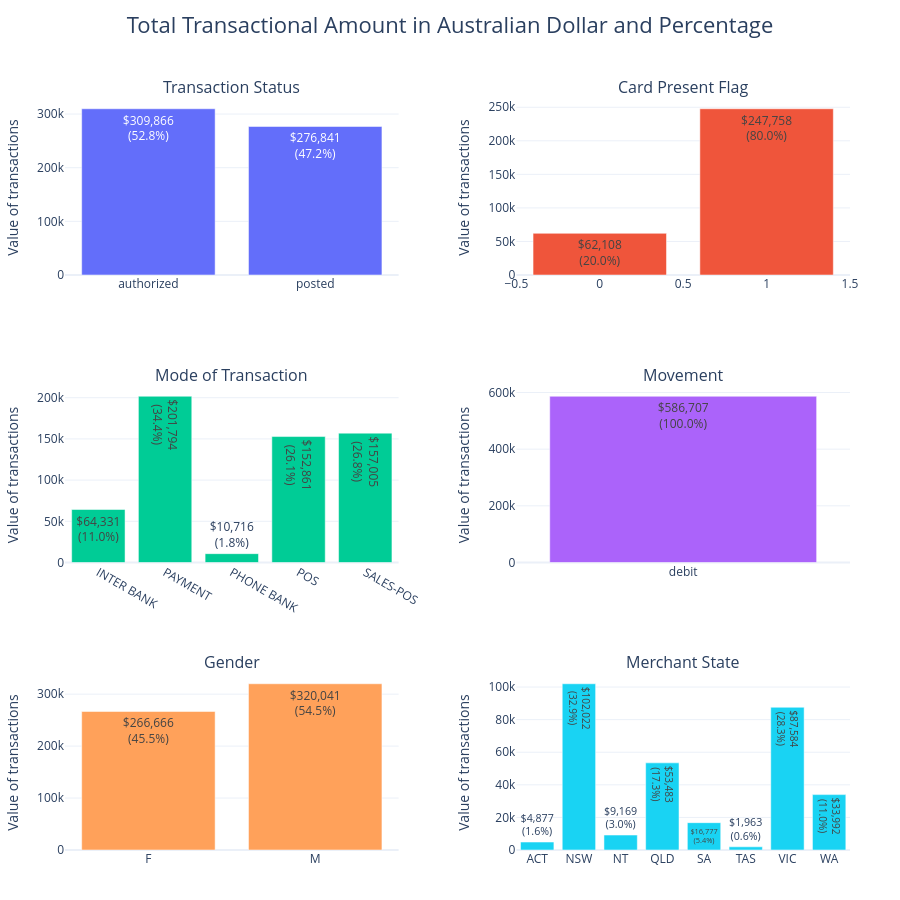

The notebook cell this image was saved under:
### Markdown cell above
# 4.6   Analyzing the debit transactions

### Code cell
# Analyzing the debit transactions
df_debit_transactions = df_cleaned[df_cleaned['movement'] == 'debit'] # Debit Transactions
df_debit_transactions.shape # 11160 debit transactions

# Configuration and Data Setup
column_names = ['status', 'card_present_flag', 'txn_description', 'movement', 'gender', 'merchant_state']
plot_title = "Total Transactional Amount in Australian Dollar and Percentage"


# Dynamic grid generation
coloumns_per_row = 2
rows = math.ceil(len(column_names) / coloumns_per_row)

# Clean, professional subplot titles
subplot_titles = ['Transaction Status', 'Card Present Flag', 'Mode of Transaction' , 'Movement', 'Gender', 'Merchant State']

fig = make_subplots(
    rows=rows, 
    cols=coloumns_per_row,
    subplot_titles=subplot_titles,
    horizontal_spacing=0.15, 
    vertical_spacing=0.15
)

# 2. Populate Subplots Dynamically
for index, col_name in enumerate(column_names):
    # Calculate exact subplot positioning
    row = (index // coloumns_per_row) + 1
    col = (index % coloumns_per_row) + 1
    
    # CRITICAL FIX: Group, aggregate, and sum ONCE per column to maximize performance
    grouped = df_debit_transactions.groupby(by=col_name)['amount'].sum().reset_index()
    
    # Calculate percentages accurately using the aggregated total
    total_amount = grouped['amount'].sum()
    
    # Create descriptive text labels (e.g., "$1,250\n(15.4%)")
    text_labels = [
        f"${amt:,.0f}<br>({(amt / total_amount) * 100:.1f}%)" 
        if total_amount > 0 else "$0<br>(0%)"
        for amt in grouped['amount']
    ]
    
    fig.add_trace(
        go.Bar(
            x=grouped[col_name],                      # FIX: Passed the category series
            y=grouped['amount'].round(2),             # FIX: Passed the numeric series
            name=col_name,
            text=text_labels,
            textposition='auto',
            hovertemplate="<b>Category:</b> %{x}<br><b>Total Amount:</b> $%{y:,.2f}<extra></extra>"
        ),
        row=row, 
        col=col
    )

fig.update_layout(
    title=dict(
        text=plot_title, 
        x=0.5, 
        y=0.98, 
        xanchor='center', 
        yanchor='top'
    ),
    title_font_size=22, 
    showlegend=False, 
    height=320 * rows,  # Scales perfectly regardless of how many columns you analyze
    margin=dict(l=60, r=60, t=120, b=60),
    template="plotly_white"  # Clean, modern layout look
)

# Global Layout and Styling Customization
fig.update_layout(title=dict(text=plot_title, 
        x=0.5, y=0.98, 
        xanchor='center', yanchor='top'), 
        title_font_size=22, 
        showlegend=False, 
        height=300 * rows,  # Scales perfectly with the number of rows
        margin=dict(l=50, r=50, t=100, b=50),
        template="plotly_white",  # Clean, modern aesthetic
        )

# Links all y-axes to scale together when you zoom or pan
fig.update_yaxes(title_text="Value of transactions")

fig.show()

### Figure 1 — Plotly figure (JSON) as saved in the notebook; plotly's stock layout.template omitted (floating-point values rounded to 4 significant figures)
{"data": [{"hovertemplate": "<b>Category:</b> %{x}<br><b>Total Amount:</b> $%{y:,.2f}<extra></extra>", "name": "status", "text": ["$309,866<br>(52.8%)", "$276,841<br>(47.2%)"], "textposition": "auto", "type": "bar", "x": ["authorized", "posted"], "xaxis": "x", "y": [309900.0, 276841], "yaxis": "y"}, {"hovertemplate": "<b>Category:</b> %{x}<br><b>Total Amount:</b> $%{y:,.2f}<extra></extra>", "name": "card_present_flag", "text": ["$62,108<br>(20.0%)", "$247,758<br>(80.0%)"], "textposition": "auto", "type": "bar", "x": [0, 1], "xaxis": "x2", "y": [62110.0, 247800.0], "yaxis": "y2"}, {"hovertemplate": "<b>Category:</b> %{x}<br><b>Total Amount:</b> $%{y:,.2f}<extra></extra>", "name": "txn_description", "text": ["$64,331<br>(11.0%)", "$201,794<br>(34.4%)", "$10,716<br>(1.8%)", "$152,861<br>(26.1%)", "$157,005<br>(26.8%)"], "textposition": "auto", "type": "bar", "x": ["INTER BANK", "PAYMENT", "PHONE BANK", "POS", "SALES-POS"], "xaxis": "x3", "y": [64331, 201794, 10716, 152900.0, 157000.0], "yaxis": "y3"}, {"hovertemplate": "<b>Category:</b> %{x}<br><b>Total Amount:</b> $%{y:,.2f}<extra></extra>", "name": "movement", "text": ["$586,707<br>(100.0%)"], "textposition": "auto", "type": "bar", "x": ["debit"], "xaxis": "x4", "y": [586700.0], "yaxis": "y4"}, {"hovertemplate": "<b>Category:</b> %{x}<br><b>Total Amount:</b> $%{y:,.2f}<extra></extra>", "name": "gender", "text": ["$266,666<br>(45.5%)", "$320,041<br>(54.5%)"], "textposition": "auto", "type": "bar", "x": ["F", "M"], "xaxis": "x5", "y": [266700.0, 320000.0], "yaxis": "y5"}, {"hovertemplate": "<b>Category:</b> %{x}<br><b>Total Amount:</b> $%{y:,.2f}<extra></extra>", "name": "merchant_state", "text": ["$4,877<br>(1.6%)", "$102,022<br>(32.9%)", "$9,169<br>(3.0%)", "$53,483<br>(17.3%)", "$16,777<br>(5.4%)", "$1,963<br>(0.6%)", "$87,584<br>(28.3%)", "$33,992<br>(11.0%)"], "textposition": "auto", "type": "bar", "x": ["ACT", "NSW", "NT", "QLD", "SA", "TAS", "VIC", "WA"], "xaxis": "x6", "y": [4877.0, 102000.0, 9169.0, 53480.0, 16780.0, 1963.0, 87584, 33990.0], "yaxis": "y6"}], "layout": {"annotations": [{"font": {"size": 16}, "showarrow": false, "text": "Transaction Status", "x": 0.2125, "xanchor": "center", "xref": "paper", "y": 1.0, "yanchor": "bottom", "yref": "paper"}, {"font": {"size": 16}, "showarrow": false, "text": "Card Present Flag", "x": 0.7875, "xanchor": "center", "xref": "paper", "y": 1.0, "yanchor": "bottom", "yref": "paper"}, {"font": {"size": 16}, "showarrow": false, "text": "Mode of Transaction", "x": 0.2125, "xanchor": "center", "xref": "paper", "y": 0.6167, "yanchor": "bottom", "yref": "paper"}, {"font": {"size": 16}, "showarrow": false, "text": "Movement", "x": 0.7875, "xanchor": "center", "xref": "paper", "y": 0.6167, "yanchor": "bottom", "yref": "paper"}, {"font": {"size": 16}, "showarrow": false, "text": "Gender", "x": 0.2125, "xanchor": "center", "xref": "paper", "y": 0.2333, "yanchor": "bottom", "yref": "paper"}, {"font": {"size": 16}, "showarrow": false, "text": "Merchant State", "x": 0.7875, "xanchor": "center", "xref": "paper", "y": 0.2333, "yanchor": "bottom", "yref": "paper"}], "height": 900, "margin": {"b": 50, "l": 50, "r": 50, "t": 100}, "showlegend": false, "title": {"font": {"size": 22}, "text": "Total Transactional Amount in Australian Dollar and Percentage", "x": 0.5, "xanchor": "center", "y": 0.98, "yanchor": "top"}, "xaxis": {"anchor": "y", "domain": [0, 0.425]}, "xaxis2": {"anchor": "y2", "domain": [0.575, 1]}, "xaxis3": {"anchor": "y3", "domain": [0, 0.425]}, "xaxis4": {"anchor": "y4", "domain": [0.575, 1]}, "xaxis5": {"anchor": "y5", "domain": [0, 0.425]}, "xaxis6": {"anchor": "y6", "domain": [0.575, 1]}, "yaxis": {"anchor": "x", "domain": [0.7667, 1.0], "title": {"text": "Value of transactions"}}, "yaxis2": {"anchor": "x2", "domain": [0.7667, 1.0], "title": {"text": "Value of transactions"}}, "yaxis3": {"anchor": "x3", "domain": [0.3833, 0.6167], "title": {"text": "Value of transactions"}}, "yaxis4": {"anchor": "x4", "domain": [0.3833, 0.6167], "title": {"text": "Value of transactions"}}, "yaxis5": {"anchor": "x5", "domain": [0, 0.2333], "title": {"text": "Value of transactions"}}, "yaxis6": {"anchor": "x6", "domain": [0, 0.2333], "title": {"text": "Value of transactions"}}}}
